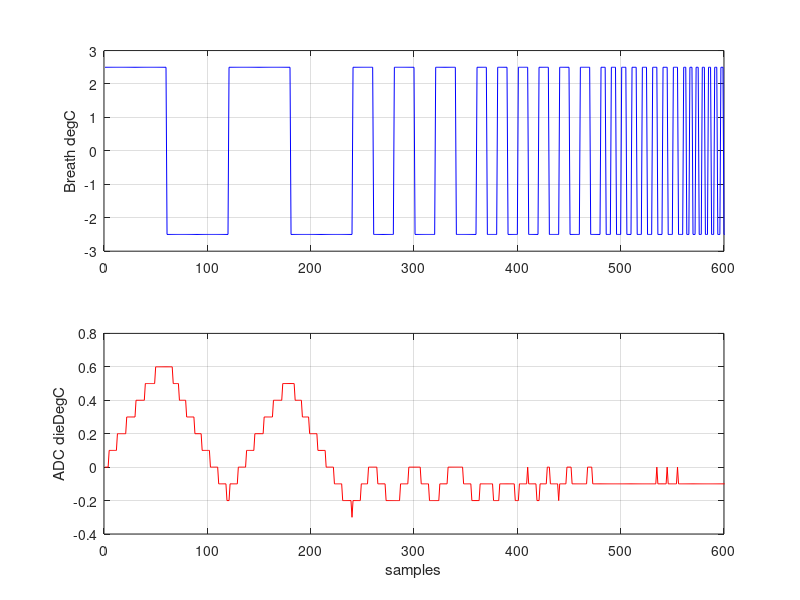
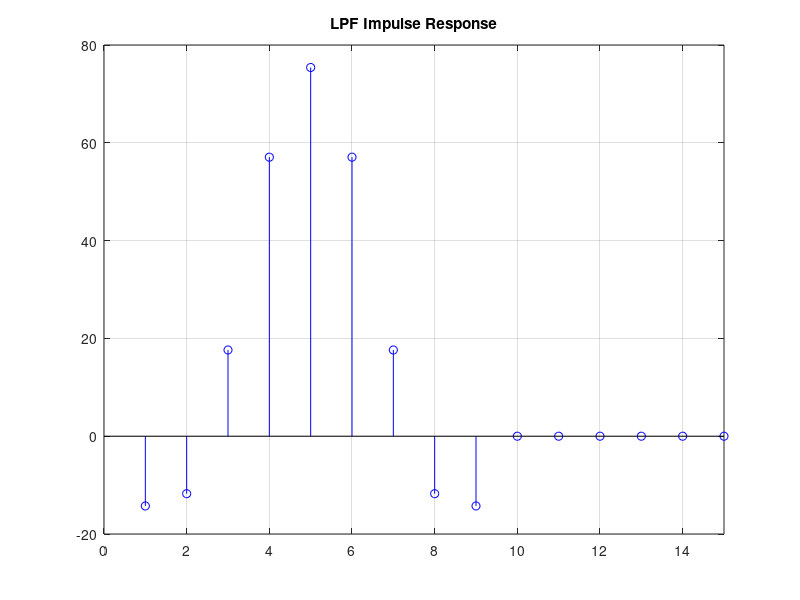
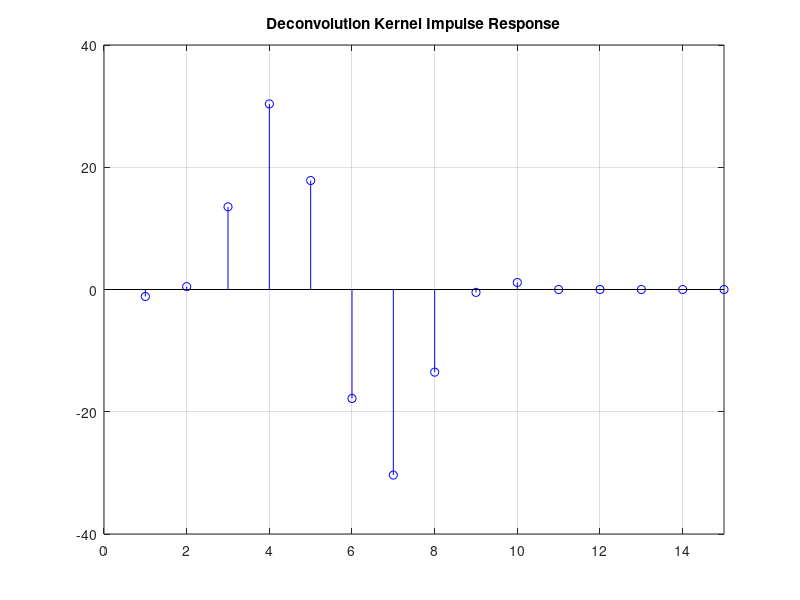
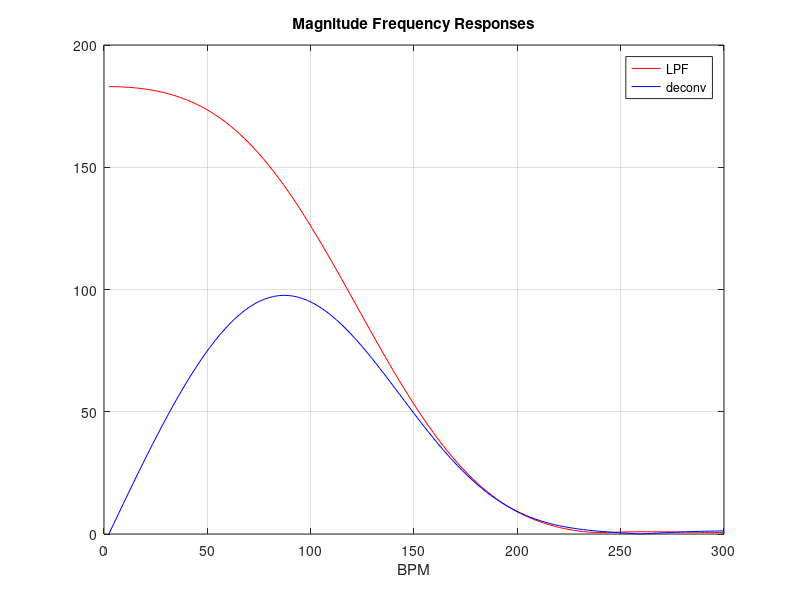

Reproduce these figures in MATLAB, in order.
% deconvolution_wsinc_fir

clear all; close all; clc;

degC_DC = 0;
degC_pkpk = 5;
quantStepDegC = 0.1; % 1 LSB (1.1 Vref) = 0.1 degC
LM61_tau = 20; % seconds, convection heat transfer

GAIN = 60;     % choose for mid-frequency amplitude restoration

% ---- Simulate LM61 output from variable frequency breathing --------
bpm5 =  [ones(1,60) -ones(1,60)];
bpm15 = [ones(1,20) -ones(1,20)];
bpm30 = [ones(1,10) -ones(1,10)];
bpm60 = [ones(1,5) -ones(1,5)];
bpm99 = [ones(1,3) -ones(1,3)];

% ---------- Create user breathing pattern ----------
breath = degC_DC+0.5*degC_pkpk*[repmat(bpm5,1,2) repmat(bpm15,1,3)... 
          repmat(bpm30,1,6) repmat(bpm60,1,8) repmat(bpm99,1,8)];
nb = 1:length(breath);

% ---------- LPF breathing to get dieDegC readings ----------
alpha = exp(-0.1/LM61_tau);
beta = 1-alpha; % DC gain = 1
dieDegC = zeros(size(breath)); % declare space
% dieDegCm1 = degC_DC;
dieDegCm1 = 0.0;
for i = nb;
    dieDegC(i) = alpha*dieDegCm1 + beta*breath(i);
    dieDegCm1 = dieDegC(i);
end

% ---------- Quantize per ADC resolution, dither ---------
qDieDegC = quantStepDegC*round(dieDegC/quantStepDegC);

% ---------- Estimate SNR by breathing rate ----------
snr5  = 20*log10(std(dieDegC(1:200))/(0.29*quantStepDegC))
snr15 = 20*log10(std(dieDegC(250:350))/(0.29*quantStepDegC))
snr30 = 20*log10(std(dieDegC(375:475))/(0.29*quantStepDegC))
snr60 = 20*log10(std(dieDegC(500:575))/(0.29*quantStepDegC))
snr99 = 20*log10(std(dieDegC(575:600))/(0.29*quantStepDegC))

% ---------- Display degC and dieDegC ----------
fig1 = figure(1);
set(fig1,'position',[220 100 1200,600]);
subplot(2,1,1); plot(nb,breath,'b');
grid on; xlim([0 600]); ylabel('Breath degC');
subplot(2,1,2); plot(nb,qDieDegC,'r'); grid on; xlim([0 600]);
grid on; xlim([0 600]); ylabel('ADC dieDegC'); xlabel('samples');

%return

% ---------- Windowed Sync LPF ---------- 
Fc = 120/600;
M = 10;
N = 128;
n = 1:N;
eps = 1e-6; % L'Hospital dodge
sinc = GAIN*sin(2*pi*Fc*(n-M/2+eps))./(n-M/2+eps);
sinc(M:end) = 0;

% ---------- Convolve with differencer ----------
kernel = conv([1 -1],sinc);
kernel = kernel(1:N);

wndw = zeros(size(n));
wndw(1:M) = hamming(M);
wkrnl = kernel.*wndw;

fig2 = figure(2);
set(fig2,'position',[220 100 500,600]);
stem(n,sinc,'b'); grid on;
xlim([0 M+5]);
title('LPF Impulse Response');

fig3 = figure(3);
set(fig3,'position',[750 100 500,600]);
stem(n,wkrnl,'b'); grid on;
xlim([0 M+5]);
title('Deconvolution Kernel Impulse Response');

f_sinc = abs(freqz(sinc.*wndw,1,N));
f_krnl = abs(freqz(wkrnl,1,N));
bpm = (n/N)*300; % N points to folding freq

figure(4)
plot(bpm,f_sinc,'r'); 
grid on; hold on;
plot(bpm,f_krnl,'b');
legend('LPF','deconv');
xlabel('BPM');
title('Magnitude Frequency Responses');

dcnvlv_degC = filter(wkrnl,1,qDieDegC);

fig5 = figure(5);
set(fig5,'position',[220 100 1200,600]);
%---------------------------------------
subplot(2,1,1);
plot(nb,qDieDegC,'b');
grid on; hold on;
plot(nb,dcnvlv_degC,'r');
plot(nb,breath,'g');
xlim([0 300]);
% xlim([M 300]); % suppress deconv kernel step response
ylabel('degC');
%---------------------------------------
subplot(2,1,2);
plot(nb,qDieDegC,'b');
grid on; hold on;
plot(nb,dcnvlv_degC,'r');
plot(nb,breath,'g');
xlim([300 600]);
ylabel('degC');
xlabel('seconds');

figure(1); set(fig1,'position',[250 70 1200,600]);
figure(5);


% ---------- Create C style declarations ----------
fprintf('  // FIR Thermal Compensator: LM61 tau = %0.1f seconds\n',LM61_tau);
% fprintf('  // Thermal tau FIR deconvolution kernel\n');
fprintf('  const float h_tcomp[] = {%06f,\n   ',wkrnl(1));
for i = 2:(M-1)
    fprintf('%0.6f, ',wkrnl(i));
    if (mod(i,6) == 0)
        fprintf('\n   ');
    end
end
fprintf('%0.6f};\n',wkrnl(M)');
fprintf('  const int DCV_KRNL_LEN = %d;\n',M);
% fprintf('  const float GAIN = %0.1f;\n;',GAIN);

